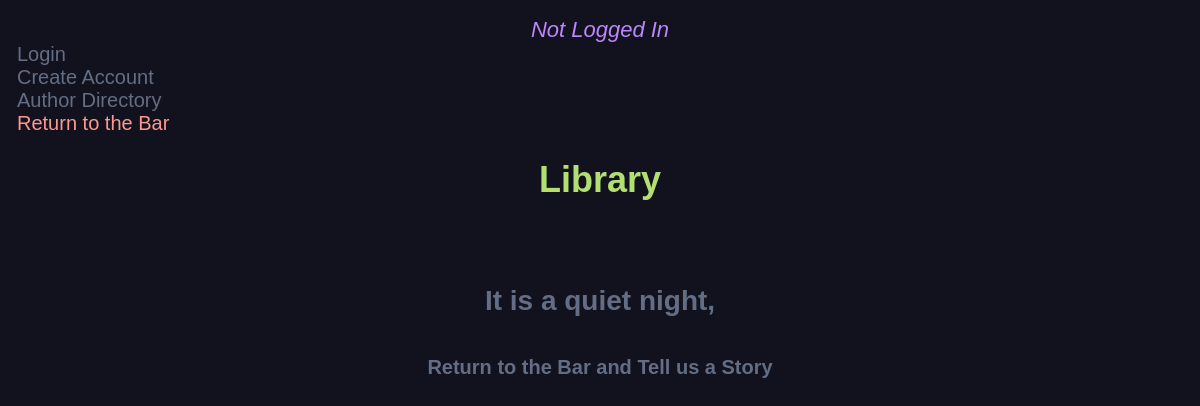
The page /story_db/ on the database as committed earlier.
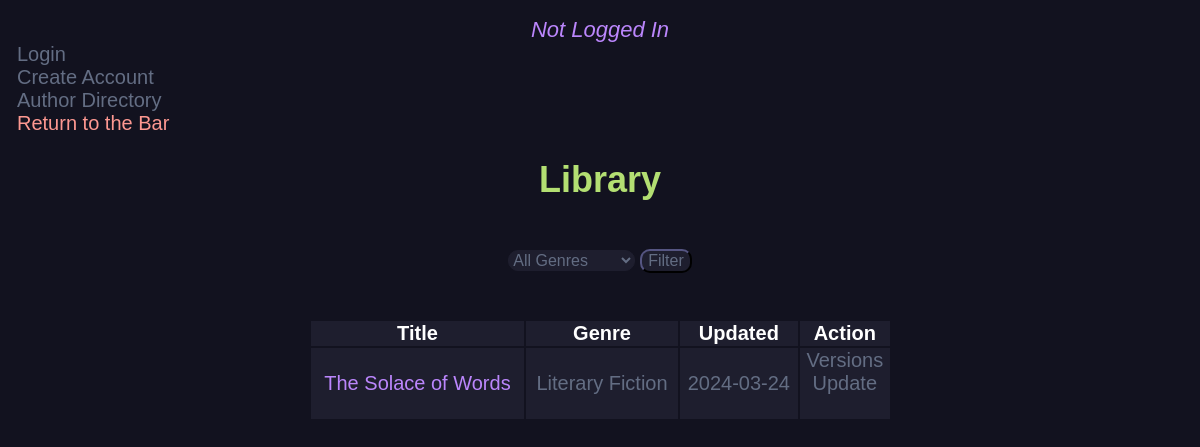
The same page on the database as committed later.
### main.py (models this page shows, shortened)
class NewStory(db.Model):
    id = db.Column(db.Integer, primary_key=True)
    title = db.Column(db.String(200), nullable=False)
    genre = db.Column(db.String(200), nullable=True)
    content = db.Column(db.Text, nullable=False)
    date_created = db.Column(db.DateTime, default=datetime.utcnow)
    author_id = db.Column(db.Integer, db.ForeignKey('user.id'), nullable=False)
    current_version_id = db.Column(db.Integer, db.ForeignKey('new_version.id'), nullable=True)
    __table_args__ = (
        ForeignKeyConstraint(['author_id'], ['user.id'], name='fk_new_story_author_id'),
        ForeignKeyConstraint(['current_version_id'], ['new_version.id'], name='fk_new_story_current_version_id')
    )
    current_version = db.relationship('NewVersion', foreign_keys=[current_version_id], post_update=True)
    versions = db.relationship('NewVersion', backref='story', lazy=True, cascade='all, delete-orphan', foreign_keys='NewVersion.story_id')

### main.py (the view)
@app.route('/story_db/', methods=['GET', 'POST'])
def story_db():
    stories = NewStory.query.order_by(NewStory.date_created).all()
    unique_genres = set(story.genre for story in stories)
    if request.method == "POST":
        select_genre = request.form.get('Genre')
        if select_genre and select_genre != 'ALL':
            stories = [story for story in stories if story.genre == select_genre]
    return render_template('story_db.html', stories=stories, unique_genres=unique_genres, current_user=current_user)

### templates/story_db.html (shortened to what this page needs)
 <!DOCTYPE html>
<link rel="stylesheet" href="{{ url_for('static', filename='css/story_db.css') }}">
{% block body %}
{% if current_user.is_authenticated %}
	<a href="/user_dir/" class="button">Author Directory</a><br>
	<a href="/logout/" class="button">Logout</a><br>
	<a href="/" class="return-to-bar">Return to the Bar</a>
	<div style = "text-align: center;">
		<em style = "color: #636d83; font-size: 22px; font-family: sans-serif;">
			Hello, {{ current_user.username }}!
		</em>
		<br>
	</div>
{% else %}
	<div style= "text-align: center;">
			<em style = "color: #BB86FC; font-size: 22px; font-family: sans-serif" >Not Logged In</em>
		</div>
		<a href="/login/" class="button">Login</a><br>
		<a href="/register/" class="button">Create Account</a><br>
		<a href="/user_dir/" class="button">Author Directory</a><br>
		<a href="/" class="return-to-bar">Return to the Bar</a>
{% endif %}
<div class="content">
	<h1 style="text-align: center;">Library</h1><br>
	{% if stories|length < 1 %}
	<h4 style="text-align: center;"> It is a quiet night,<br>
		<br><a href="/">Return to the Bar and Tell us a Story</a>
	</h4>
	{% else %}
	<div class = "form-cont">
	<form method="POST">
		<select class="form-input" name="Genre">
			<option value="ALL">All Genres</option>
		</select>
		<button class="form-input" type="submit">Filter</button>
	</form>
    </div>
	<br>
	<br>
	<table class="center-table">
		<tr>
			<th>Title</th>
			<th>Genre</th>
			<th>Updated</th>
			<th>Action</th>
		</tr>
		{%for story in stories %}
		<tr>
			<td><a href="{{ url_for('view_story', id=story.id) }}" class="story-link">{{ story.title }}</a></td>
			<td>{{story.genre}}</td>
			<td>{{ story.date_created.date() }}</td>
			<td>
				<a href="/versions/{{ story.id }}">Versions</a>
				<br>
				<a href="/update/{{ story.id }}">Update</a>
				<br>
				<br>
			</td>
		</tr>
		{% endfor %}
	</table>
	{% endif %}
</div>
{% endblock %}

Rows that differ between the two databases and show on the page:
added NewStory: title "The Solace of Words", genre "Literary Fiction", date_created "2024-03-24"
Other text that changed with them:
form field Genre: (not shown) → "All Genres"
text no longer shown: "It is a quiet night, Return to the Bar and Tell us a Story"
text now shown: "Filter Title Genre Updated Action"
